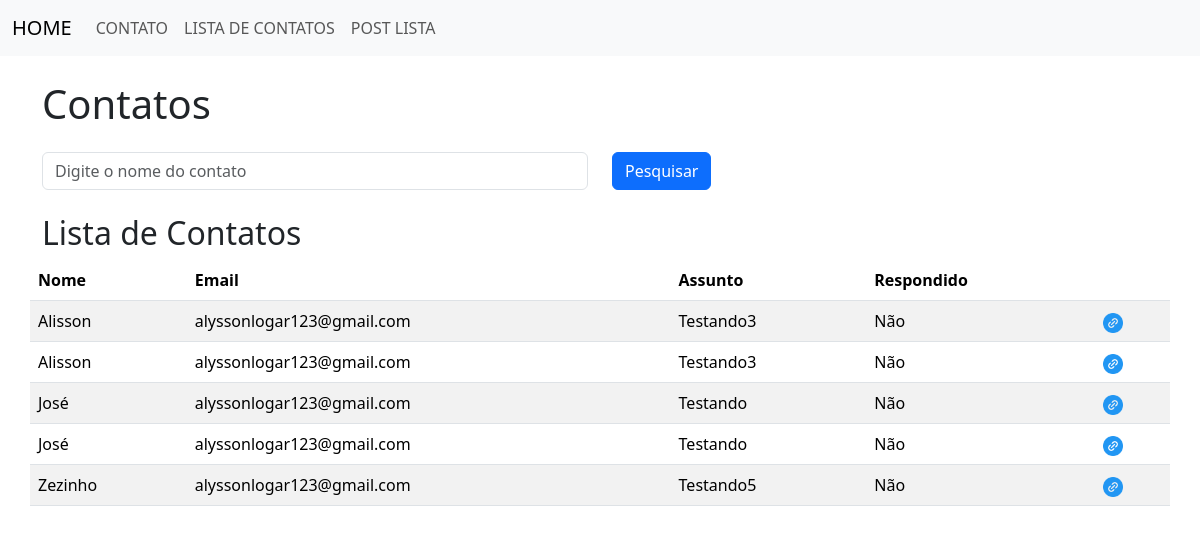
/contatos/lista/, run on an earlier commit of the app's database.
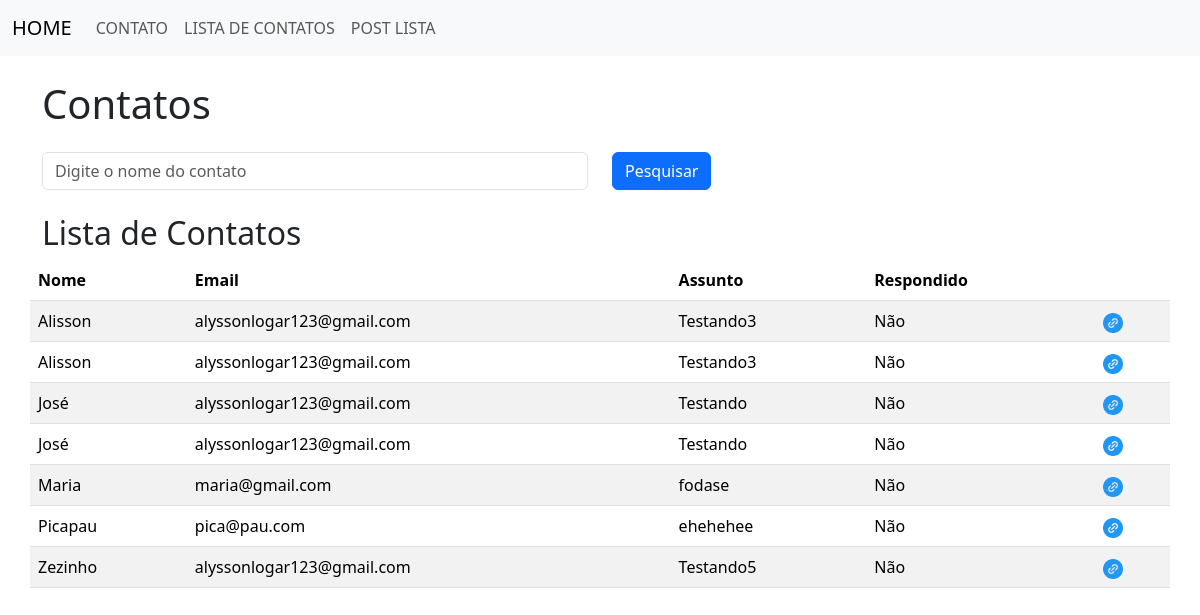
And on a later commit of the database.
### estudo/models.py (models this page shows)
class Contato(db.Model):  # create a class called Contato that inherits from db.Model
    id = db.Column(db.Integer, primary_key=True)  # create a column called id
    date_created = db.Column(db.DateTime, default=datetime.now)  # create a column called date_created
    name = db.Column(db.String(100), nullable=True)  # create a column called name
    email = db.Column(db.String(100), nullable=True)  # create a column called email
    assunto = db.Column(db.String(100), nullable=True)  # create a column called assunto
    message = db.Column(db.Text, nullable=True)  # create a column called message
    ansewered = db.Column(db.Integer, default=0)  # create a column called ansewered

### estudo/views.py (the view)
@app.route('/contatos/lista/')
def lista_contatos():
    if request.method == 'GET':
        pesquisa = request.args.get('pesquisa', '')
    dados = Contato.query.order_by('name')
    if pesquisa != '':
        dados = dados.filter_by(name=pesquisa)
    context = {
        'dados': dados.all()
    }
    return render_template('lista_contatos.html', context=context)

### estudo/templates/lista_contatos.html
{% extends 'base.html' %}
{% block content %}
    <div class="container">
        <h1 class="mt-4">Contatos</h1>
        <form action="" method="get" class="row">
            <div class="col-6">
                <input type="text" name="pesquisa" class="form-control mt-3" placeholder="Digite o nome do contato">
            </div>
            <div class="col-3">
                <button type="submit" class="btn btn-primary mt-3">Pesquisar</button>
            </div>
        </form>
        <div class="row">
            <h2 class="mt-4">Lista de Contatos</h2>
            <table class="table table-striped">
                <thead>
                    <tr>
                        <th>Nome</th>
                        <th>Email</th>
                        <th>Assunto</th>
                        <th>Respondido</th>
                        <th></th>
                    </tr>
                </thead>
                <tbody>
                    {% for linha in context['dados'] %}
                    <tr>
                        <td>{{linha.name}}</td>
                        <td>{{linha.email}}</td>
                        <td>{{linha.assunto}}</td>
                        <td>
                            {% if linha.ansewered == 1 %}
                                Sim
                            {% else %}
                                Não
                            {% endif %}
                        </td>
                        <td><a href="{{ url_for('detalhe_contato', id=linha.id) }}"><img src="{{url_for('static', filename='img/link.png')}}" style="width: 20px;"></a></td>
                    </tr>
                    {% endfor %}
                </tbody>
            </table>
        </div>
    </div>
{% endblock %}

### estudo/templates/base.html (shortened to what this page needs)
<!DOCTYPE html>
<html lang="en">
<head>
    <link href="https://cdn.jsdelivr.net/npm/bootstrap@5.3.3/dist/css/bootstrap.min.css" rel="stylesheet">
</head>
<body>
    {% include 'nav.html' %}
    <section class="container-fluid mt-2">
        {% block content %} {% endblock %}
    </section>
</body>
</html>

### estudo/templates/nav.html (shortened to what this page needs)
<nav class="navbar navbar-expand-lg navbar-light bg-light">
    <div class="container-fluid">
        <a class="navbar-brand" href="{{url_for('homepage')}}">HOME</a>
        <div class="collapse navbar-collapse" id="navbarNav">
            <ul class="navbar-nav">
                <li class="nav-item">
                    <a class="nav-link" href="{{url_for('contato')}}">CONTATO</a>
                </li>
                <li class="nav-item">
                    <a class="nav-link" href="{{url_for('lista_contatos')}}">LISTA DE CONTATOS</a>
                </li>
                <li class="nav-item">
                    <a class="nav-link" href="{{url_for('lista_posts')}}">POST LISTA</a>
                </li>
            </ul>
        </div>
    </div>
</nav>
<link href="https://cdn.jsdelivr.net/npm/bootstrap@5.3.3/dist/css/bootstrap.min.css" rel="stylesheet">

What changed in the data, as far as the page shows it:
added Contato: name "Maria", email "maria@gmail.com", assunto "fodase", ansewered "Não"
added Contato: name "Picapau", email "pica@pau.com", assunto "ehehehee", ansewered "Não"
